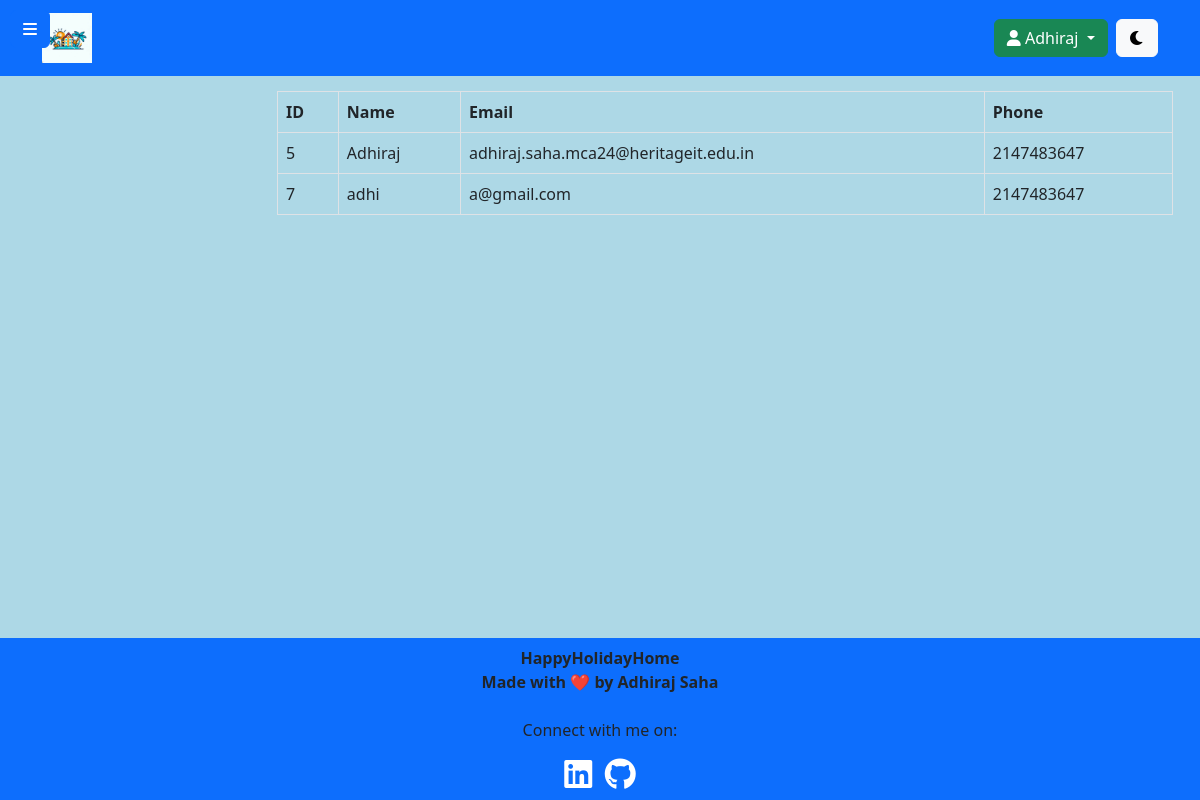
/admin/view_users.php (signed in), run on the app's committed database.
### tables this page shows
CREATE TABLE `users` (
  `user_id` int(255) NOT NULL,
  `name` varchar(255) NOT NULL,
  `email` varchar(255) NOT NULL,
  `phone` int(20) NOT NULL,
  `password` varchar(255) NOT NULL
);

### admin/view_users.php (the view, shortened to what this page needs)
<?php
include("../inc/db.php");
$sqlUsers = "SELECT user_id, name, email, phone FROM users";
$resultUsers = $con->query($sqlUsers);
if ($resultUsers->num_rows > 0) {
    $users = $resultUsers->fetch_all(MYSQLI_ASSOC);
} else {
    $users = array();
}
?>
<!DOCTYPE html>
<html lang="en">
<head>
    <link href="https://cdn.jsdelivr.net/npm/bootstrap@5.3.1/dist/css/bootstrap.min.css" rel="stylesheet">
    <link rel="stylesheet" href="https://cdnjs.cloudflare.com/ajax/libs/font-awesome/6.0.0-beta3/css/all.min.css">
    <link rel="stylesheet" href="assets/css/view_users.css">
</head>
<body>
    <?php include("inc/admin_header.php"); ?>
    <button id="toggle-sidebar" class="btn btn-primary">
        <i class="fas fa-bars"></i>
    </button>
    <main class="main-content">
        <div class="container-fluid">
            <div class="table-responsive">
                <table class="table table-bordered">
                    <thead>
                        <tr>
                            <th>ID</th>
                            <th>Name</th>
                            <th>Email</th>
                            <th>Phone</th>
                        </tr>
                    </thead>
                    <tbody>
                        <?php foreach ($users as $user) : ?>
                            <tr>
                                <td><?php echo $user['user_id']; ?></td>
                                <td><?php echo $user['name']; ?></td>
                                <td><?php echo $user['email']; ?></td>
                                <td><?php echo $user['phone']; ?></td>
                            </tr>
                        <?php endforeach; ?>
                    </tbody>
                </table>
            </div>
        </div>
    </main>
    <footer class="navbar navbar-expand-lg navbar-dark bg-primary footer" style="position: absolute; bottom: 0; width: 100%;">
        <div class="container d-flex flex-column align-items-center">
            <div class="footer-info text-center">
                <p style="font-weight: bold; margin: auto;">HappyHolidayHome
                    <br>Made with ❤️ by Adhiraj Saha</p>
                <br>
                <p>Connect with me on:</p>
                <a href="https://www.linkedin.com/in/adhirajsaha" target="_blank" rel="noopener noreferrer">
                    <i class="fa-brands fa-2x fa-linkedin" style="color: #ffffff;"></i>
                </a>
                <a href="https://github.com/adhirajcs" target="_blank" rel="noopener noreferrer">
                    <i class="fa-brands fa-2x fa-github" style="color: #ffffff;"></i>
                </a>
            </div>
        </div>
    </footer>
</body>
</html>

### admin/assets/css/view_users.css (style rules this page uses)
body { background-color: lightblue; }
#toggle-sidebar { position: fixed; top: 10px; left: 10px; z-index: 999; }
.main-content { margin-left: 250px; padding: 15px; }
body .table>:not(caption)>*>* { background: none !important; }
body .table { --bs-table-color: none; }

### data on the page
users: user_id "5", name "Adhiraj", email "adhiraj.saha.mca24@heritageit.edu.in", phone "2147483647"
users: user_id "7", name "adhi", email "a@gmail.com", phone "2147483647"

### other printed values
$_SESSION['admin_name'] "Adhiraj"
